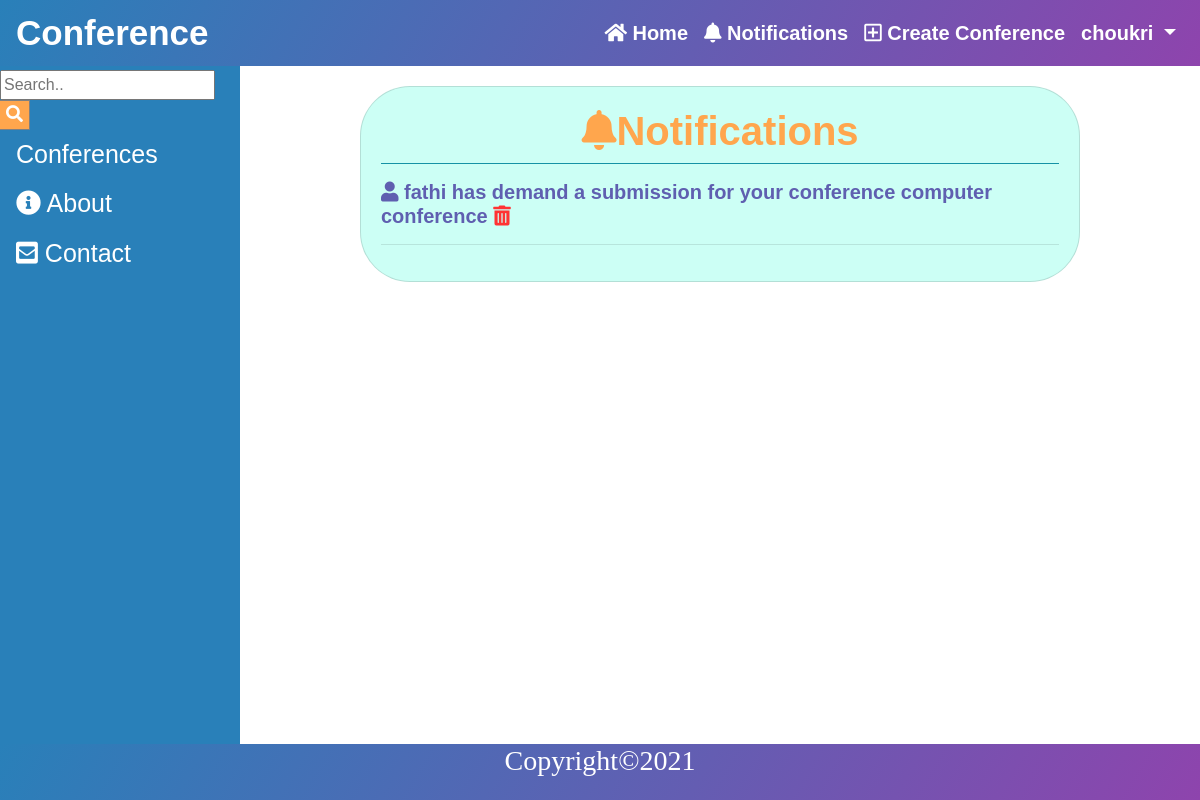
Screenshot of /notifications/ (signed in) with the database file from the repository.
### accounts/models.py (models this page shows, shortened)
class User(AbstractBaseUser):
    email = models.EmailField(verbose_name="email", max_length=254, unique=True)
    username = models.CharField(max_length=50, unique=True)
    first_name = models.CharField(max_length=20)
    last_name = models.CharField(max_length=20)
    date_joined = models.DateTimeField(verbose_name="join date", auto_now_add=True)
    last_login = models.DateTimeField(verbose_name="last login", auto_now=True)
    is_active = models.BooleanField(default=True)
    is_staff = models.BooleanField(default=False)
    is_admin = models.BooleanField(default=False)
    is_superuser = models.BooleanField(default=False)
    USERNAME_FIELD = 'email'
    REQUIRED_FIELDS = ['username', 'first_name', 'last_name']
    objects = UserManager()
    def __str__(self):
        return self.username

### notifications/models.py (models this page shows)
class Notification(models.Model):
    TYPE = (
        (0, 'New Submission'),
        (1, 'Edited Submission'),
        (2, 'Accept Demand'),
        (3, 'Refuse Demand'),
    )
    type = models.IntegerField(choices=TYPE)
    seen = models.BooleanField(default=False)
    date = models.DateTimeField(auto_now_add=True)
    conference = models.ForeignKey('conferences.Conference', on_delete=models.CASCADE, related_name='conference')
    demand = models.ForeignKey('conferences.Submission', on_delete=models.CASCADE, related_name='demand')
    sender = models.ForeignKey(User, on_delete=models.CASCADE, related_name='from_user')
    receiver = models.ForeignKey(User, on_delete=models.CASCADE, related_name='to_user')

### conferences/models.py (models this page shows, shortened)
class Conference(models.Model):
    title = models.CharField(max_length=50)
    description = models.TextField(verbose_name='description')
    place = models.CharField(max_length=50)
    created_date = models.DateTimeField(auto_now_add=True)
    date = models.DateTimeField()
    submission_deadline = models.DateField()
    confirmation_deadline = models.DateField(null=True, blank=True)
    payment_deadline = models.DateField(null=True, blank=True)
    price = models.CharField(max_length=20, null=True, blank=True)
    organizer = models.ForeignKey(User, on_delete=models.RESTRICT)
    def __str__(self):
        return self.title

### notifications/views.py (the view)
# urls.py: path('', views.show_notifications, name='notifications'),
@login_required()
def show_notifications(request):
    notifications = Notification.objects.filter(receiver=request.user).order_by('-date')
    context = {
        'notifications': notifications
    }
    return render(request, 'notifications/notes.html', context)

### notifications/templates/notifications/notes.html (shortened to what this page needs)
{% extends 'base.html' %}
{% load humanize %}
{% block content %}
  <div class="card mb-3" style="max-width: 720px;" id="container">
        <div class="row no-gutters">
            <div class="col-md-12">
                <div class="card-body">
                    <h1 class="notf"><i class="fas fa-bell"></i>Notifications</h1>
                    <hr class="badge-info mt-0 w-30">
                    {% for notification in notifications %}
                        <h5 class="demand">
                            {% if notification.type == 0 %}
                                <i class="fas fa-user"></i> {{ notification.sender }} has demand a submission for your conference {{ notification.conference }} <a href="{% url 'notification_delete' notification.pk %}" ><i class="fas fa-trash-alt" id="delete"></i></a>
                            {% elif notification.type == 2 %}
                                <i class="fas fa-user"></i> {{ notification.sender }} has accepted your demand to submission for {{ notification.conference }} <a href="{% url 'notification_delete' notification.pk %}" ><i class="fas fa-trash-alt" id="delete"></i></a>
                            {% elif notification.type == 3 %}
                                <i class="fas fa-user"></i> {{ notification.sender }} has refused your demand to submission for {{ notification.conference }} <a href="{% url 'notification_delete' notification.pk %}" ><i class="fas fa-trash-alt" id="delete"></i></a>
                            {% endif %}
                            <hr>
                        </h5>
                    {% endfor %}
                </div>
            </div>
        </div>
    </div>
{% endblock %}

### templates/includes/nav.html (shortened to what this page needs)
<nav class="navbar navbar-expand-lg navbar-light sticky-top" >
    <a href="{% url 'home' %}"id="home">Conference</a>
    <div class="collapse navbar-collapse" id="navbarNavDropdown">
        <ul class="navbar-nav ml-auto ">
            <li class="nav-item ">
                <a href="{% url 'home' %}" class="nav-link">
                    <i class="fa fa-home"></i> Home
                </a>
            </li>
            {% if user.is_authenticated %}
                <li class="nav-item " >
                    <a href="{% url 'notifications' %}" class="nav-link "  >
                        <i class="fas fa-bell"></i> Notifications
                    </a>
                </li>
                <li class="nav-item ">
                    <a href="{% url 'conference_create' %}" class="nav-link" >
                        <i class="far fa-plus-square"></i> Create Conference
                    </a>
                </li>
                <div class="dropdown" >
                    <li class="nav-item " >
                        <a href="#" class=" nav-link  dropdown-toggle"
                           role="button" id="dropdownMenuLink"
                           data-toggle="dropdown" aria-haspopup="true" aria-expanded="false" >
                            {{user.username}}
                        </a>
                    </li>
                </div>
            {% endif %}
        </ul>
    </div>
</nav>

### static/css/nav.css (style rules this page uses)
#home { font-size:35px; font-weight: bold; color: #fff; padding-left: 0; line-height: 50px; text-decoration: none; }
.navbar-light { background: linear-gradient(120deg,#2980b9,#8e44ad); }
nav ul li a { color: white !important; line-height: 20px; text-decoration: none; font-size: 20px; padding-bottom: 10px; font-weight: bold; }

### static/css/home.css (style rules this page uses)
#container { background-color: #ccfff5; margin: auto; margin-top: 20px; border-radius: 50px; }

### static/css/notifications.css (style rules this page uses)
.notf { text-align: center; color: #ffa64d; font-weight: bold; }
.demand { font-family: sans-serif; color: #5F5FB0; font-weight: bold; }
#delete { color: #ff3333; }

### templates/base.html (style rules this page uses)
body { font-family: Arial, Helvetica, sans-serif; }
* { box-sizing: border-box; }

### rows the page displays
User: username "choukri"
Notification: sender "fathi", conference "computer conference"
